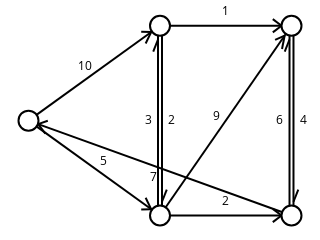

Notebook code for this chart:
### Markdown cell above
Por fim, vamos carregar e visualizar um grafo:

### Code cell
g = sn.load_graph('4-dijkstra.gml', has_pos=True)

for n, m in g.edges:
    g.edges[n, m]['label'] = g.edges[n, m]['c']

sn.show_graph(g, elab=True)

### Figure 1 — Plotly figure (JSON) as saved in the notebook; plotly's stock layout.template omitted (floating-point values rounded to 4 significant figures)
{"data": [{"hoverinfo": "none", "line": {"color": "rgb(0, 0, 0)", "width": 2}, "mode": "lines", "x": [0, 0.5, null, 0.4664, 0.4454, null, 0.4664, 0.4286, null, 0, 0.5, null, 0.4664, 0.4286, null, 0.4664, 0.4454, null, 0.5, 1, null, 0.9621, 0.9289, null, 0.9621, 0.9289, null, 0.5076, 0.5076, null, 0.5076, 0.5257, null, 1.008, 1.008, null, 1.008, 1.026, null, 0.4924, 0.4924, null, 0.4924, 0.4743, null, 0.5, 1, null, 0.9738, 0.964, null, 0.9738, 0.9377, null, 0.5, 1, null, 0.9621, 0.9289, null, 0.9621, 0.9289, null, 1, 0, null, 0.03665, 0.0734, null, 0.03665, 0.06422, null, 0.9924, 0.9924, null, 0.9924, 0.9743, null], "y": [0.5, 1, null, 0.9664, 0.9062, null, 0.9664, 0.9678, null, 0.5, 0, null, 0.03357, 0.03224, null, 0.03357, 0.09382, null, 1, 1, null, 1, 0.9653, null, 1, 1.035, null, 1, 0, null, 0.07246, 0.1361, null, 1, 0, null, 0.07246, 0.1361, null, 0, 1, null, 0.9275, 0.8639, null, 0, 1, null, 0.9476, 0.8777, null, 0.9476, 0.9257, null, 0, 0, null, 0, -0.03474, null, 0, 0.03474, null, 0, 0.5, null, 0.4817, 0.4992, null, 0.4817, 0.432, null, 0, 1, null, 0.9275, 0.8639, null]}, {"hoverinfo": "none", "marker": {"color": "rgb(255, 255, 255)", "line": {"color": "rgb(0, 0, 0)", "width": 2}, "size": 20}, "mode": "markers+text", "text": [], "textfont": {"color": "rgb(0, 0, 0)"}, "textposition": "middle center", "x": [0, 0.5, 1, 0.5, 1], "y": [0.5, 1, 1, 0, 0]}, {"hoverinfo": "none", "mode": "text", "text": [10, 5, 1, 2, 4, 3, 9, 2, 7, 6], "textfont": {"color": "rgb(0, 0, 0)"}, "textposition": "middle center", "x": [0.2164, 0.2836, 0.75, 0.5455, 1.045, 0.4545, 0.7134, 0.75, 0.4738, 0.9545], "y": [0.7836, 0.2836, 1.072, 0.5, 0.5, 0.5, 0.5183, 0.07246, 0.1976, 0.5]}], "layout": {"height": 180, "margin": {"b": 0, "l": 0, "r": 0, "t": 0}, "showlegend": false, "width": 320, "xaxis": {"showgrid": false, "showticklabels": false, "zeroline": false}, "yaxis": {"showgrid": false, "showticklabels": false, "zeroline": false}}}
